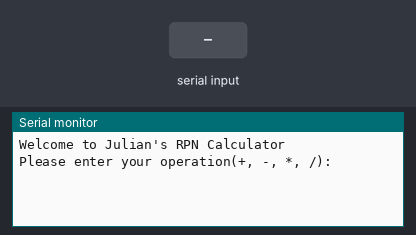
This sketch was run on a simulated Arduino Uno, built with avr-gcc and run on an emulated ATmega328P. On the bench: the last lines printed to the serial monitor. The test bench sets the inputs (shaded band).

Above: at 1.2 s.
1.3 s: "90 45 200\n" received over Serial
At 1.51 s:
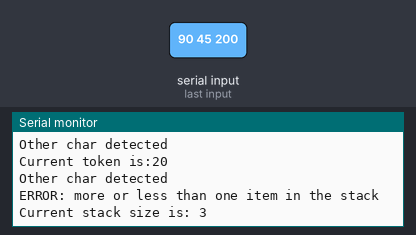
2.8 s: "90\n" received over Serial
At 4.2 s:
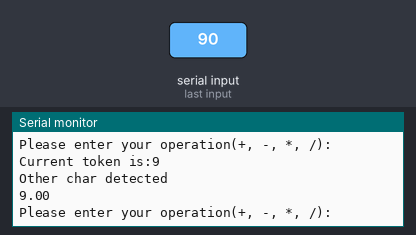
Timing chart, 0 to 5.8 s (numbered marks = the images above; inputs shaded):
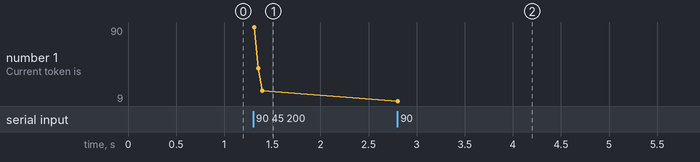

The sketch:

myRPN.ino
```cpp
/*************************************************************************
 * File: myRPN.ino
 * Author: Julian Salazar
 * Date: 8/8/18
 * Description: This file
 * Notes: This file and all relating files are derived from an assignment
 *  assigned by Professor Max Dunne for UCSC's CMPE013 course. The
 *  assignment is recreated to operate on an Arduino microcontroller as
 *  opposed to its original implementation on an UNO32. All content is
 *  original with the exception of function declarations in the header
 *  file specifing desired parameters and return types.
 ************************************************************************/

/*************************************************************************
 * INCLUDED HEADER FILES
 ************************************************************************/
 extern "C"{
  #include "Stack.h"
 }

/*************************************************************************
 * DEFINITIONS
 ************************************************************************/
#define BAUDRATE 9600
#define MAX_CHARS 60
#define TIMEOUT 60000 //In milliseconds

/*************************************************************************
 * FUNCTION PROTOTYPES
 ************************************************************************/
int CheckForChars(char *str);

/*************************************************************************
 * FUNCTIONS
 ************************************************************************/
/*
 * Function: setup()
 * Parameter: None
 * Returns: None
 * Description: Not much needs to be done other than establish serial
 *  communication with the Arduino terminal.
 */
void setup()
{
  Serial.begin(BAUDRATE);
  Serial.setTimeout(TIMEOUT);
}

/*
 * Function: loop()
 * Parameter: None
 * Returns: None
 * Description: This will serve as the main function of the code. It will
 *  welcome the user, prompt the user for a desired operation, and then
 *  perform the operation and give the user the result given that there
 *  are no errors
 */
void loop()
{
  struct Stack myStack;
  float frst; //Holds the top most value of the stack to be used in op
  float scnd; //Holds second from top value in stack to be used in op
  float userVal;
  float result;
  int errorPush, errorPop, errorChar; //Error Flags
  int inputLength;
  char input[MAX_CHARS]; //String used for user input.
  char *token; //String holding final user input with null terminator

  Serial.println("Welcome to Julian's RPN Calculator");

  while(1){

    //Intialize flags to SUCCESS. Changes to FAIL upon any error
    errorPush = SUCCESS; //Indicates error in push to stack
    errorPop = SUCCESS; //Indicates error in pop from stack
    errorChar = SUCCESS; //Indicates invalid user input

    StackInit(&myStack);

    //Asks for user input
    Serial.println("Please enter your operation(+, -, *, /):");

    //Receive user input, add null terminator
    inputLength = Serial.readBytesUntil(10, input, MAX_CHARS);
    input[inputLength - 1] = 0;

    //token assumes first user characters before white space
    token = strtok(input, " ");

    //Gives all available stack data. Use for debugging
    //Serial.println("Current Stack data is:");
    //Serial.println(myStack.initialized);
    //Serial.println(myStack.currentItemIndex);

    /* Loop runs while there are values and operators still left over from
     *  the user input string. In each iteration, we check for values from
     *  the user which will be pushed, and for operators which will pop
     *  values from the stack, operate on them, and then push the result back
     *  on.
     */
    while(token != NULL) {
      //Checks for addition operator
      Serial.print("Current token is:");
      Serial.println(token);
      if (strcmp(token, "+") == 0) {
        Serial.println("+ detected");
        errorPop = StackPop(&myStack, &frst);
        errorPop = StackPop(&myStack, &scnd);
        errorPush = StackPush(&myStack, (frst + scnd));
      //Checks for subtraction operator
      } else if (strcmp(token, "-") == 0) {
        Serial.println("- detected");
        errorPop = StackPop(&myStack, &frst);
        errorPop = StackPop(&myStack, &scnd);
        errorPush = StackPush(&myStack, (scnd - frst));
      //Checks for multiplication operator
      } else if (strcmp(token, "*") == 0) {
        Serial.println("* detected");
        errorPop = StackPop(&myStack, &frst);
        errorPop = StackPop(&myStack, &scnd);
        errorPush = StackPush(&myStack, (frst * scnd));
      //Checks for division operator
      } else if (strcmp(token, "/") == 0) {
        Serial.println("/ detected");
        errorPop = StackPop(&myStack, &frst);
        errorPop = StackPop(&myStack, &scnd);
        errorPush = StackPush(&myStack, (scnd / frst));
      /* Checks for numbers and other characters. If user inputs an
       *  invalid character, errorChar flag is triggered
       */
      } else {
        Serial.println("Other char detected");
        if (CheckForChars(token) == STANDARD_ERROR) {
          errorChar = STANDARD_ERROR;
        } else {
          userVal = atof(token);
          errorPush = StackPush(&myStack, userVal);
        }
      }

      //if there was an error, break out of the loop and print error message
      if (errorPop == STANDARD_ERROR) {
        break;
      } else if (errorPush == STANDARD_ERROR) {
        break;
      } else if (errorChar == STANDARD_ERROR) {
        break;
      }

      //Assigns next value or operator to token
      token = strtok(NULL, " ");

    } //End while(token != NULL)

    //print output of calculation if proper # of inputs was given.
    if (errorChar == STANDARD_ERROR) {
      Serial.println("ERROR: There was an error with an input char.\n");
      Serial.print("The most recent input operated on was: ");
      Serial.println(token);
    } else if (errorPop == STANDARD_ERROR) {
      Serial.println("ERROR: There was an error with the pop.\n");
      Serial.print("The most recent input operated on was: ");
      Serial.println(token);
    } else if (errorPush == STANDARD_ERROR) {
      Serial.println("ERROR: There was an error with the push.\n");
      Serial.print("The most recent input operated on was: ");
      Serial.println(token);
    } else if (StackGetSize(&myStack) == 1) {
      StackPop(&myStack, &result);
      Serial.println(result);
    } else {
      Serial.println("ERROR: more or less than one item in the stack\n");
      Serial.print("Current stack size is: ");
      Serial.println(StackGetSize(&myStack));
    }

  } //End while(1)

} //End loop()

/*
 * Function: CheckForChars()
 * Parameter: A string to parse
 * Returns: SUCCESS or FAILURE
 * Description: This function parses through strings entered by the user that
 *  are not identified as math operators. The function will return a SUCCESS
 *  upon finding that the entered string is a valid value entered from the user.
 *  The function returns FAIL under all other circumstances
 */
int CheckForChars(char *str)
{
    int len, i;
    char temp[len];
    len = strlen(str);

    /* The following loop will store each character in the string and identify
     *  any invalid characters. Valid characters are only '.' and numeric
     *  values
     */
    char *individualChar; //will hold a single char in a string for atof conversion
    for (i = 0; i < len; i++) {
        individualChar = &str[i];
        //goes through every char to check for invalid characters
        if ((temp[i] != '.') && (temp[i] != '0') && (atof(individualChar) == 0)) {
        //    return STANDARD_ERROR;
        }
    }
    return SUCCESS;
}
```

Stack.c
```cpp
/******************************************************************************
* File: Stack.c
* Author: Julian Salazar
* Date: 8/8/18
* Description: This file holds all stack operating functions.
******************************************************************************/

/******************************************************************************
* Libraries
******************************************************************************/
#include "Stack.h"
#include "Arduino.h"

/******************************************************************************
* Variables
******************************************************************************/
int i;

/******************************************************************************
* FUNCTIONS
******************************************************************************/
/* Function: StackInit()
 * Parameters: Stack address
 * Returns: None
 * Description: This function will initialize a stack given the stack
 *	address. If a stack is being used and StackInit is called again it will
 *  reset the stack and return the item index back to -1.
 */
void StackInit(struct Stack *stack)
{
    stack->initialized = SUCCESS;
    i = -1;
    stack->currentItemIndex = i;
}

/* Function: StackPush()
 * Parameters: Stack address and value to be pushed to top of stack
 * Returns: SUCCESS or STANDARD_ERROR
 * Description: Pushes desired value to the top of the stack. Increments the
 *	stackItem index and returns whether the attempt was successful or not
 */
int StackPush(struct Stack *stack, float value)
{
    if (StackIsFull(stack) || (stack->initialized == STANDARD_ERROR)) {
        return STANDARD_ERROR;
    } else {
        stack->stackItems[++i] = value;
        stack->currentItemIndex = i;
        return SUCCESS;
    }
}

/* Function: StackPop()
 * Parameters: Stack address and pointer to variable where we want to store the
 *	the popped value
 * Returns: SUCCESS or STANDARD_ERROR
 * Description: Pops the last value pushed on the stack into a variable
 *	provided by the caller. The function will return whether or not the pop was
 *	successful depending on if there were items in the stack to be popped or if
 *	if it was ever initialized.
 */
int StackPop(struct Stack *stack, float *value)
{
    if ((StackIsEmpty(stack)) || (stack->initialized == STANDARD_ERROR)) {
        return STANDARD_ERROR;
    } else {
        *value = stack->stackItems[i--];
        stack->currentItemIndex = i;
        return SUCCESS;
    }
}

/* Function: StackIsEmpty()
 * Parameters: Stack address (read only)
 * Returns: SUCCESS or STANDARD_ERROR
 * Description: Checks stack's item index to see if stack is empty
 */
int StackIsEmpty(const struct Stack *stack)
{
    if ((stack->currentItemIndex == -1) && (stack->initialized == SUCCESS)) {
        return SUCCESS;
    } else {
        return STANDARD_ERROR;
    }
}

/* Function: StackIsEmpty()
 * Parameters: Stack address (read only)
 * Returns: SUCCESS or STANDARD_ERROR
 * Description: Checks stack's item index to see if stack is full
 */
int StackIsFull(const struct Stack *stack)
{
    if ((stack->currentItemIndex == (MAX_STACK_SIZE - 1))
		&& (stack->initialized == SUCCESS)) {
        return SUCCESS;
    } else {
        return STANDARD_ERROR;
    }
}

/* Function: StackGetSize()
 * Parameters: Stack address (read only)
 * Returns: SUCCESS or STANDARD_ERROR
 * Description: Checks stack's item index to determine stack size
 */
int StackGetSize(const struct Stack *stack)
{
    if (stack->initialized == SUCCESS){
        return (1 + (stack->currentItemIndex));
    } else {
        return SIZE_ERROR;
    }

}
```

Stack.h
```cpp
/******************************************************************************
* File: Stack.h
* Author: Originally Max Dunne
* 	Recreated by Julian Salazar
* Date: 8/8/18
******************************************************************************/

#ifndef STACK_H
#define STACK_H

/******************************************************************************
* INCLUDED FILES
******************************************************************************/
#include "Arduino.h"

/******************************************************************************
* DEFINITIONS
******************************************************************************/
#define FALSE 0
#define TRUE 1

#define SUCCESS 1
#define STANDARD_ERROR 0
#define SIZE_ERROR 0

#define MAX_STACK_SIZE 20

/******************************************************************************
* STRUCTS
******************************************************************************/
struct Stack {
	int initialized;
	int currentItemIndex;
	float stackItems[MAX_STACK_SIZE];
};

/******************************************************************************
* FUNCTION PROTOTYPES
******************************************************************************/

/* Function: StackInit()
 * Parameters: Stack address
 * Returns: None
 * Description: This function will initialize a stack given a stack
 *	address. If a stack is being used and StackInit is called again it will
 *  reset the stack and return the item index back to -1.
 */
void StackInit(struct Stack *stack);

/* Function: StackPush()
 * Parameters: Stack address and value to be pushed to top of stack
 * Returns: SUCCESS or STANDARD_ERROR
 * Description: Pushes desired value to the top of the stack. Increments the
 *	stackItem index and returns whether the attempt was successful or not
 */
int StackPush(struct Stack *stack, float value);

/* Function: StackPop()
 * Parameters: Stack address and pointer to variable where we want to store the
 *	the popped value
 * Returns: SUCCESS or STANDARD_ERROR
 * Description: Pops the last value pushed on the stack into a variable
 *	provided by the caller. The function will return whether or not the pop was
 *	successful depending on if there were items in the stack to be popped or if
 *	if it was ever initialized.
 */
int StackPop(struct Stack *stack, float *value);

/* Function: StackIsEmpty()
 * Parameters: Stack address (read only)
 * Returns: SUCCESS or STANDARD_ERROR
 * Description: Checks stack's item index to see if stack is empty
 */
int StackIsEmpty(const struct Stack *stack);

/* Function: StackIsEmpty()
 * Parameters: Stack address (read only)
 * Returns: SUCCESS or STANDARD_ERROR
 * Description: Checks stack's item index to see if stack is full
 */
int StackIsFull(const struct Stack *stack);

/* Function: StackGetSize()
 * Parameters: Stack address (read only)
 * Returns: SUCCESS or STANDARD_ERROR
 * Description: Checks stack's item index to determine stack size
 */
int StackGetSize(const struct Stack *stack);

#endif
```

Measured:
- after the input at 1.3 s, the serial monitor: prints a new line at once (image 1)
- after the input at 2.8 s, the serial monitor: prints a new line at once (image 2)
- plotted number 1: 20 → 9 after the input at 2.8 s
